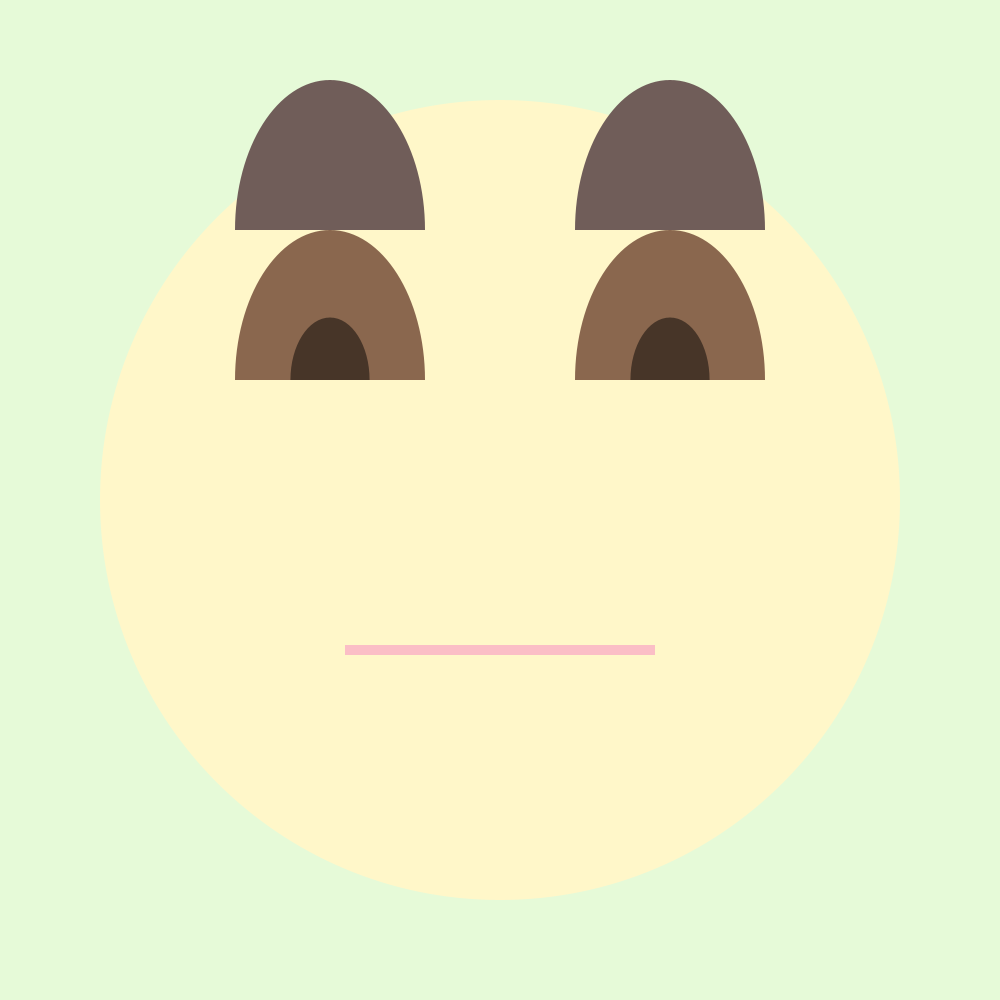
Frame 1 (no input)
Frame 60 (the mouse pressed at the canvas centre just before this capture): identical to frame 1, image omitted
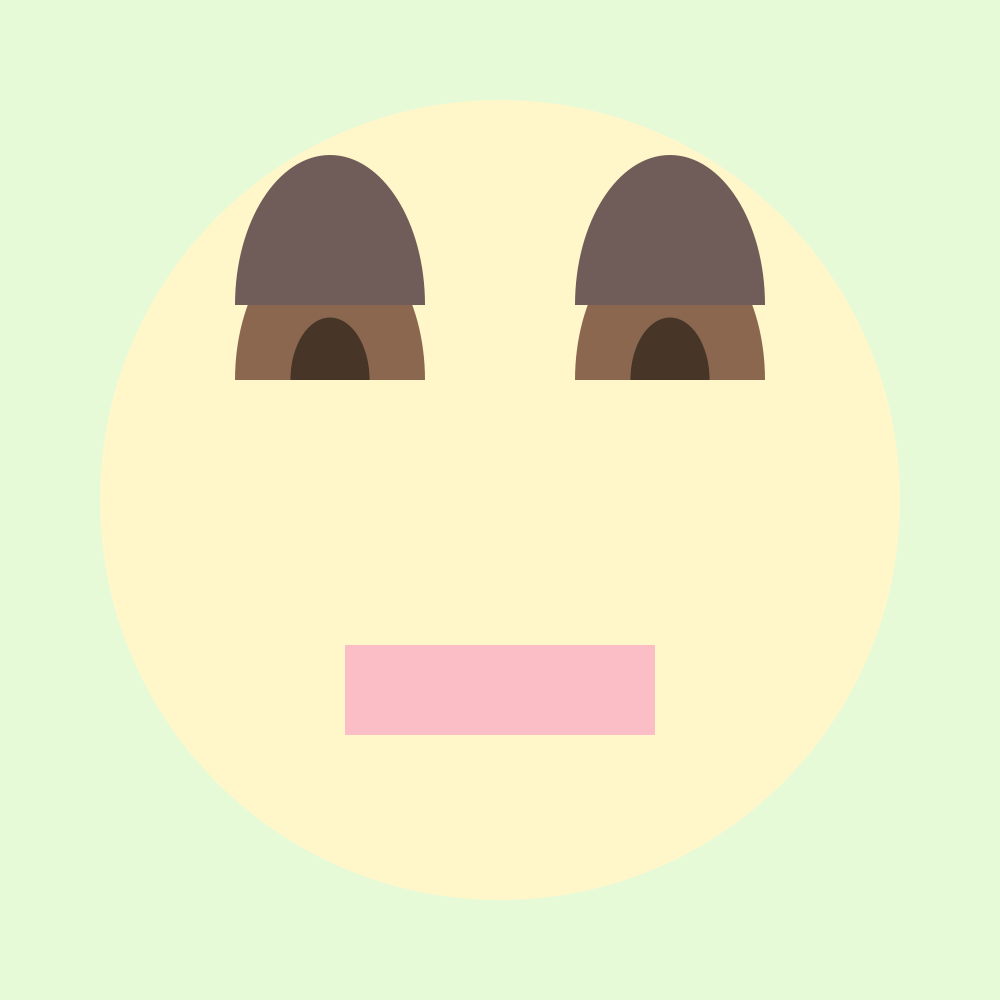
Frame 120 (the mouse held since frame 60 and released just before this capture)

The Processing sketch that drew these frames (run headless with seeded random() and noise(); from frame 60 on, the mouse is pressed at the canvas centre):

// Processing sketch: processing_92814
// ── processing_92814.pde

void setup() {
  size(1000, 1000);
  smooth();
  noStroke();
}

int XofMouse;
int YofMouse;

void draw() {
  background(230, 250, 216);

  //face
  fill(255, 247, 201);
  ellipse(500, 500, 800, 800);

  //eyebackground
  fill(138, 103, 78);
  arc(330, 380, 190, 300, PI, TWO_PI);
  arc(670, 380, 190, 300, PI, TWO_PI);

  //iris
  fill(71, 53, 40);
  arc(330, 380, 190/2.4, 300/2.4, PI, TWO_PI);
  arc(670, 380, 190/2.4, 300/2.4, PI, TWO_PI);

  //XofMouse = mouseX;
  //YofMouse = mouseY;

  //mouth
  fill(245, 102, 195, 100);
  //if(150 < XofMouse < 850) {
  //  rect(345,645,310,mouseY);
  // }
  // else if(150 < mouseY < 850) {
  //   rect(345,645,310,160);
  // }
  // rect(345, 645, 310, 0.16*mouseY+10);

  rect(345, 645, 310, 0.16*mouseY+10);

  //eyelid
  fill(112, 93, 89);
  arc(330, 230+0.15*mouseX, 190, 300, PI, TWO_PI);
  arc(670, 230+0.15*mouseX, 190, 300, PI, TWO_PI);
}
